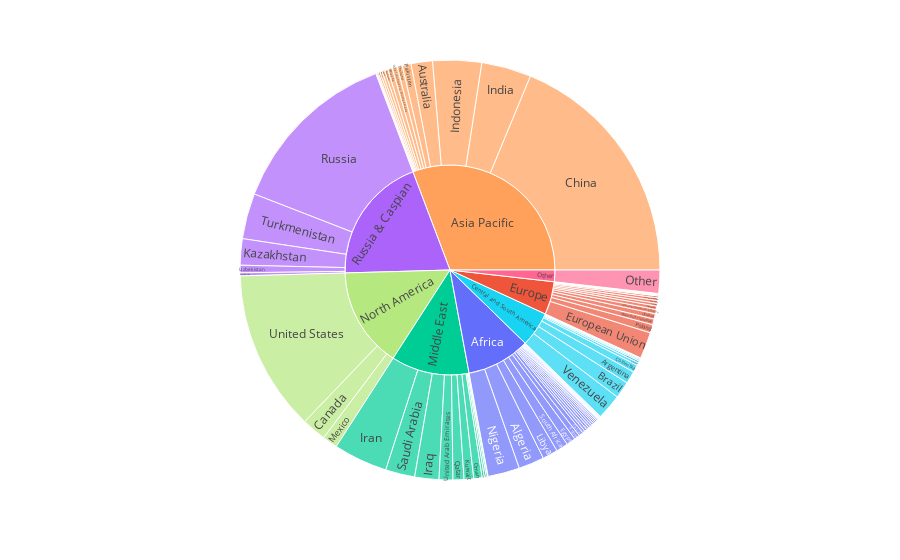

The code cell stored with this chart in its notebook:
### Code cell
segment_sb = px.sunburst(segment, path=['region', 'country'], values='emissions', color='region')
segment_sb.show()

### Figure 1 — Plotly figure (JSON) as saved in the notebook; plotly's stock layout.template omitted (floating-point values rounded to 4 significant figures)
{"data": [{"branchvalues": "total", "customdata": [["Africa"], ["Europe"], ["Africa"], ["Middle East"], ["Russia & Caspian"], ["Europe"], ["Middle East"], ["Europe"], ["Asia Pacific"], ["Central and South America"], ["Central and South America"], ["Africa"], ["Asia Pacific"], ["Europe"], ["Europe"], ["Europe"], ["Other"], ["Middle East"], ["Europe"], ["Africa"], ["Africa"], ["Asia Pacific"], ["Europe"], ["Asia Pacific"], ["Africa"], ["Africa"], ["Africa"], ["North America"], ["Middle East"], ["Europe"], ["Central and South America"], ["Asia Pacific"], ["Africa"], ["Middle East"], ["Asia Pacific"], ["Central and South America"], ["Russia & Caspian"], ["Central and South America"], ["North America"], ["Europe"], ["Middle East"], ["Europe"], ["Russia & Caspian"], ["Africa"], ["Central and South America"], ["Africa"], ["Asia Pacific"], ["Africa"], ["Middle East"], ["Europe"], ["Africa"], ["Africa"], ["Africa"], ["Asia Pacific"], ["Africa"], ["Central and South America"], ["Europe"], ["Africa"], ["Central and South America"], ["Africa"], ["Africa"], ["Central and South America"], ["Asia Pacific"], ["Africa"], ["North America"], ["Africa"], ["Asia Pacific"], ["Central and South America"], ["Africa"], ["Central and South America"], ["Africa"], ["Asia Pacific"], ["Middle East"], ["Russia & Caspian"], ["Asia Pacific"], ["Central and South America"], ["Africa"], ["Africa"], ["Other"], ["Africa"], ["Africa"], ["North America"], ["Asia Pacific"], ["Africa"], ["Middle East"], ["Middle East"], ["Asia Pacific"], ["Africa"], ["Russia & Caspian"], ["Middle East"], ["Asia Pacific"], ["Europe"], ["Europe"], ["Middle East"], ["Middle East"], ["Asia Pacific"], ["Asia Pacific"], ["Central and South America"], ["Africa"], ["Africa"], ["Europe"], ["Africa"], ["Europe"], ["Europe"], ["Europe"], ["Russia & Caspian"]], "domain": {"x": [0, 1], "y": [0, 1]}, "hovertemplate": "labels=%{label}<br>emissions=%{value}<br>parent=%{parent}<br>id=%{id}<br>region=%{customdata[0]}<extra></extra>", "ids": ["Africa/Algeria", "Europe/Slovenia", "Africa/Senegal", "Middle East/Saudi Arabia", "Russia & Caspian/Russia", "Europe/Romania", "Middle East/Qatar", "Europe/Poland", "Asia Pacific/Philippines", "Central and South America/Peru", "Central and South America/Paraguay", "Africa/Somalia", "Asia Pacific/Pakistan", "Europe/Other countries in Europe", "Europe/Other EU7 countries", "Europe/Other EU17 countries", "Other/Other", "Middle East/Oman", "Europe/Norway", "Africa/Nigeria", "Africa/Niger", "Asia Pacific/New Zealand", "Europe/Netherlands", "Asia Pacific/Other countries in Southeast Asia", "Africa/South Africa", "Africa/South Sudan", "Africa/Sudan", "North America", "Middle East", "Europe", "Central and South America", "Asia Pacific", "Africa", "Middle East/Yemen", "Asia Pacific/Vietnam", "Central and South America/Venezuela", "Russia & Caspian/Uzbekistan", "Central and South America/Uruguay", "North America/United States", "Europe/United Kingdom", "Middle East/United Arab Emirates", "Europe/Ukraine", "Russia & Caspian/Turkmenistan", "Africa/Tunisia", "Central and South America/Trinidad and Tobago", "Africa/Togo", "Asia Pacific/Thailand", "Africa/Tanzania", "Middle East/Syria", "Europe/Sweden", "Africa/Namibia", "Africa/Mozambique", "Africa/Morocco", "Asia Pacific/Mongolia", "Africa/Egypt", "Central and South America/Ecuador", "Europe/Denmark", "Africa/Democratic Republic of Congo", "Central and South America/Cuba", "Africa/Cote d'Ivoire", "Africa/Congo", "Central and South America/Colombia", "Asia Pacific/China", "Africa/Chad", "North America/Canada", "Africa/Cameroon", "Asia Pacific/Brunei", "Central and South America/Brazil", "Africa/Botswana", "Central and South America/Bolivia", "Africa/Benin", "Asia Pacific/Bangladesh", "Middle East/Bahrain", "Russia & Caspian/Azerbaijan", "Asia Pacific/Australia", "Central and South America/Argentina", "Africa/Angola", "Africa/Equatorial Guinea", "Other", "Africa/Eritrea", "Africa/Ethiopia", "North America/Mexico", "Asia Pacific/Malaysia", "Africa/Libya", "Middle East/Lebanon", "Middle East/Kuwait", "Asia Pacific/Korea", "Africa/Kenya", "Russia & Caspian/Kazakhstan", "Middle East/Jordan", "Asia Pacific/Japan", "Europe/Italy", "Europe/Israel", "Middle East/Iraq", "Middle East/Iran", "Asia Pacific/Indonesia", "Asia Pacific/India", "Central and South America/Guyana", "Africa/Guinea", "Africa/Ghana", "Europe/Germany", "Africa/Gabon", "Europe/France", "Europe/European Union", "Europe/Estonia", "Russia & Caspian"], "labels": ["Algeria", "Slovenia", "Senegal", "Saudi Arabia", "Russia", "Romania", "Qatar", "Poland", "Philippines", "Peru", "Paraguay", "Somalia", "Pakistan", "Other countries in Europe", "Other EU7 countries", "Other EU17 countries", "Other", "Oman", "Norway", "Nigeria", "Niger", "New Zealand", "Netherlands", "Other countries in Southeast Asia", "South Africa", "South Sudan", "Sudan", "North America", "Middle East", "Europe", "Central and South America", "Asia Pacific", "Africa", "Yemen", "Vietnam", "Venezuela", "Uzbekistan", "Uruguay", "United States", "United Kingdom", "United Arab Emirates", "Ukraine", "Turkmenistan", "Tunisia", "Trinidad and Tobago", "Togo", "Thailand", "Tanzania", "Syria", "Sweden", "Namibia", "Mozambique", "Morocco", "Mongolia", "Egypt", "Ecuador", "Denmark", "Democratic Republic of Congo", "Cuba", "Cote d'Ivoire", "Congo", "Colombia", "China", "Chad", "Canada", "Cameroon", "Brunei", "Brazil", "Botswana", "Bolivia", "Benin", "Bangladesh", "Bahrain", "Azerbaijan", "Australia", "Argentina", "Angola", "Equatorial Guinea", "Other", "Eritrea", "Ethiopia", "Mexico", "Malaysia", "Libya", "Lebanon", "Kuwait", "Korea", "Kenya", "Kazakhstan", "Jordan", "Japan", "Italy", "Israel", "Iraq", "Iran", "Indonesia", "India", "Guyana", "Guinea", "Ghana", "Germany", "Gabon", "France", "European Union", "Estonia", "Russia & Caspian"], "marker": {"colors": ["#636efa", "#EF553B", "#636efa", "#00cc96", "#ab63fa", "#EF553B", "#00cc96", "#EF553B", "#FFA15A", "#19d3f3", "#19d3f3", "#636efa", "#FFA15A", "#EF553B", "#EF553B", "#EF553B", "#FF6692", "#00cc96", "#EF553B", "#636efa", "#636efa", "#FFA15A", "#EF553B", "#FFA15A", "#636efa", "#636efa", "#636efa", "#B6E880", "#00cc96", "#EF553B", "#19d3f3", "#FFA15A", "#636efa", "#00cc96", "#FFA15A", "#19d3f3", "#ab63fa", "#19d3f3", "#B6E880", "#EF553B", "#00cc96", "#EF553B", "#ab63fa", "#636efa", "#19d3f3", "#636efa", "#FFA15A", "#636efa", "#00cc96", "#EF553B", "#636efa", "#636efa", "#636efa", "#FFA15A", "#636efa", "#19d3f3", "#EF553B", "#636efa", "#19d3f3", "#636efa", "#636efa", "#19d3f3", "#FFA15A", "#636efa", "#B6E880", "#636efa", "#FFA15A", "#19d3f3", "#636efa", "#19d3f3", "#636efa", "#FFA15A", "#00cc96", "#ab63fa", "#FFA15A", "#19d3f3", "#636efa", "#636efa", "#FF6692", "#636efa", "#636efa", "#B6E880", "#FFA15A", "#636efa", "#00cc96", "#00cc96", "#FFA15A", "#636efa", "#ab63fa", "#00cc96", "#FFA15A", "#EF553B", "#EF553B", "#00cc96", "#00cc96", "#FFA15A", "#FFA15A", "#19d3f3", "#636efa", "#636efa", "#EF553B", "#636efa", "#EF553B", "#EF553B", "#EF553B", "#ab63fa"]}, "name": "", "parents": ["Africa", "Europe", "Africa", "Middle East", "Russia & Caspian", "Europe", "Middle East", "Europe", "Asia Pacific", "Central and South America", "Central and South America", "Africa", "Asia Pacific", "Europe", "Europe", "Europe", "Other", "Middle East", "Europe", "Africa", "Africa", "Asia Pacific", "Europe", "Asia Pacific", "Africa", "Africa", "Africa", "", "", "", "", "", "", "Middle East", "Asia Pacific", "Central and South America", "Russia & Caspian", "Central and South America", "North America", "Europe", "Middle East", "Europe", "Russia & Caspian", "Africa", "Central and South America", "Africa", "Asia Pacific", "Africa", "Middle East", "Europe", "Africa", "Africa", "Africa", "Asia Pacific", "Africa", "Central and South America", "Europe", "Africa", "Central and South America", "Africa", "Africa", "Central and South America", "Asia Pacific", "Africa", "North America", "Africa", "Asia Pacific", "Central and South America", "Africa", "Central and South America", "Africa", "Asia Pacific", "Middle East", "Russia & Caspian", "Asia Pacific", "Central and South America", "Africa", "Africa", "", "Africa", "Africa", "North America", "Asia Pacific", "Africa", "Middle East", "Middle East", "Asia Pacific", "Africa", "Russia & Caspian", "Middle East", "Asia Pacific", "Europe", "Europe", "Middle East", "Middle East", "Asia Pacific", "Asia Pacific", "Central and South America", "Africa", "Africa", "Europe", "Africa", "Europe", "Europe", "Europe", ""], "type": "sunburst", "values": [2669.0, 7.727, 13.02, 3051.0, 18080.0, 285.4, 1139.0, 865.3, 116.4, 131.7, 16.35, 29.51, 920.4, 448.2, 55.6, 600.1, 2421.0, 869.3, 41.1, 3306.0, 40.87, 37.33, 29.26, 527.3, 1239.0, 76.99, 143.1, 20900.0, 16270.0, 6882.0, 7323.0, 41620.0, 13270.0, 145.2, 60.93, 2643.0, 780.9, 7.599, 16770.0, 274.6, 1439.0, 553.4, 4740.0, 77.23, 209.2, 19.23, 535.2, 203.4, 237.7, 31.99, 2.631, 227.4, 22.18, 216.9, 958.0, 277.1, 41.52, 260.7, 21.07, 93.4, 264.8, 778.2, 25370.0, 51.42, 2548.0, 216.6, 43.51, 1756.0, 6.199, 128.1, 26.63, 334.3, 190.7, 323.3, 2232.0, 1307.0, 568.7, 169.0, 2421.0, 5.937, 464.2, 1581.0, 474.0, 1599.0, 4.713, 1002.0, 200.3, 143.8, 2741.0, 47.21, 283.3, 285.8, 43.21, 2515.0, 5630.0, 5080.0, 5185.0, 47.57, 0.008, 120.7, 353.1, 248.6, 193.6, 2761.0, 11.62, 26660.0]}], "layout": {"legend": {"tracegroupgap": 0}, "margin": {"t": 60}}}
